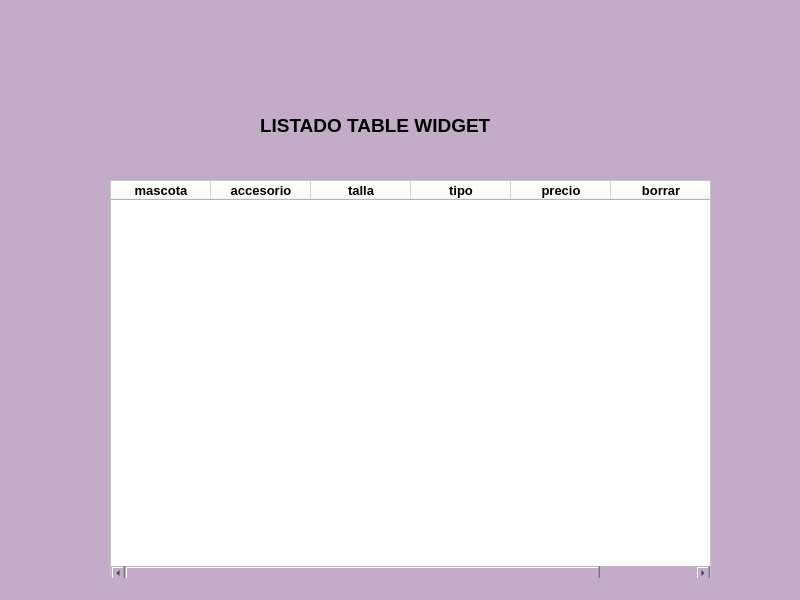
<?xml version="1.0" encoding="UTF-8"?>
<ui version="4.0">
 <class>MainWindow</class>
 <widget class="QMainWindow" name="MainWindow">
  <property name="geometry">
   <rect>
    <x>0</x>
    <y>0</y>
    <width>800</width>
    <height>600</height>
   </rect>
  </property>
  <property name="windowTitle">
   <string>MainWindow</string>
  </property>
  <property name="styleSheet">
   <string notr="true">background-color: rgb(158, 200, 172);
background-color: rgb(195, 172, 200);</string>
  </property>
  <widget class="QWidget" name="centralwidget">
   <widget class="QLabel" name="label">
    <property name="geometry">
     <rect>
      <x>260</x>
      <y>100</y>
      <width>241</width>
      <height>51</height>
     </rect>
    </property>
    <property name="font">
     <font>
      <pointsize>14</pointsize>
      <weight>75</weight>
      <bold>true</bold>
     </font>
    </property>
    <property name="text">
     <string>LISTADO TABLE WIDGET</string>
    </property>
   </widget>
   <widget class="QTableWidget" name="tabla_accesorios">
    <property name="geometry">
     <rect>
      <x>110</x>
      <y>180</y>
      <width>601</width>
      <height>401</height>
     </rect>
    </property>
    <property name="font">
     <font>
      <pointsize>10</pointsize>
      <weight>75</weight>
      <bold>true</bold>
     </font>
    </property>
    <property name="styleSheet">
     <string notr="true">background-color: rgb(188, 200, 185);
background-color: rgb(255, 255, 255);</string>
    </property>
    <column>
     <property name="text">
      <string>mascota</string>
     </property>
     <property name="font">
      <font>
       <pointsize>10</pointsize>
       <weight>75</weight>
       <bold>true</bold>
      </font>
     </property>
    </column>
    <column>
     <property name="text">
      <string>accesorio</string>
     </property>
     <property name="font">
      <font>
       <pointsize>10</pointsize>
       <weight>75</weight>
       <bold>true</bold>
      </font>
     </property>
    </column>
    <column>
     <property name="text">
      <string>talla</string>
     </property>
     <property name="font">
      <font>
       <pointsize>10</pointsize>
       <weight>75</weight>
       <bold>true</bold>
      </font>
     </property>
    </column>
    <column>
     <property name="text">
      <string>tipo</string>
     </property>
     <property name="font">
      <font>
       <pointsize>10</pointsize>
       <weight>75</weight>
       <bold>true</bold>
      </font>
     </property>
    </column>
    <column>
     <property name="text">
      <string>precio</string>
     </property>
     <property name="font">
      <font>
       <pointsize>10</pointsize>
       <weight>75</weight>
       <bold>true</bold>
      </font>
     </property>
    </column>
    <column>
     <property name="text">
      <string>borrar</string>
     </property>
     <property name="font">
      <font>
       <pointsize>10</pointsize>
       <weight>75</weight>
       <bold>true</bold>
      </font>
     </property>
    </column>
   </widget>
  </widget>
  <widget class="QStatusBar" name="statusbar"/>
 </widget>
 <resources/>
 <connections/>
</ui>
